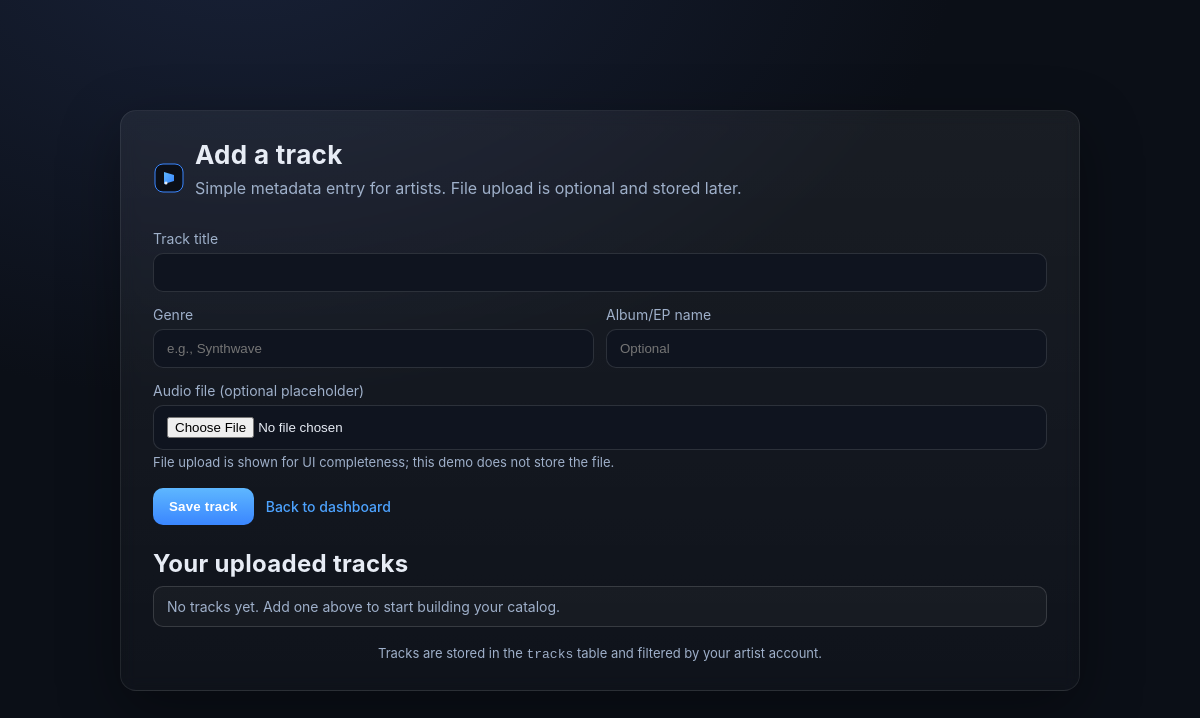
Page /add_track.php (signed in) on the earlier database version.
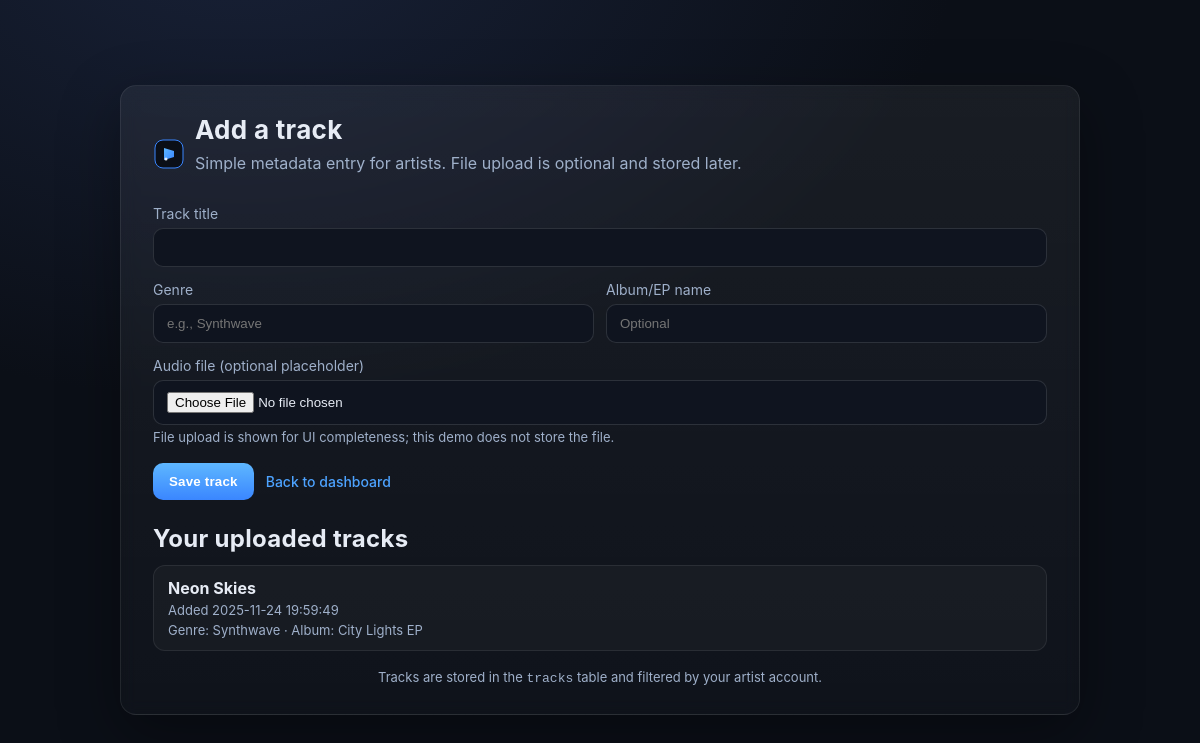
Same page on the later database version.
### tables this page shows
CREATE TABLE `tracks` (
  `track_id`    INT UNSIGNED NOT NULL AUTO_INCREMENT,
  `user_id`     INT UNSIGNED NOT NULL,
  `title`       VARCHAR(150) NOT NULL,
  `genre`       VARCHAR(80)  DEFAULT NULL,
  `album_name`  VARCHAR(150) DEFAULT NULL,
  `created_at`  DATETIME NOT NULL DEFAULT CURRENT_TIMESTAMP,
  PRIMARY KEY (`track_id`),
  CONSTRAINT `fk_tracks_user` FOREIGN KEY (`user_id`)
    REFERENCES `users`(`user_id`) ON DELETE CASCADE
);

### common.php (called while the page is built, shortened)
<?php
function h($v) {
    return htmlspecialchars($v ?? '', ENT_QUOTES, 'UTF-8');
}
?>

### add_track.php (the view, shortened to what this page needs)
<?php
require __DIR__ . '/common.php';
require __DIR__ . '/db.php';
$title = '';
$genre = '';
$album_name = '';
$listStmt = $pdo->prepare('SELECT title, genre, album_name, created_at FROM tracks WHERE user_id = ? ORDER BY created_at DESC');
$listStmt->execute([$_SESSION['user_id']]);
$tracks = $listStmt->fetchAll();
?>
<!doctype html>
<html lang="en">
<head>
  <link rel="stylesheet" href="style.css">
</head>
<body>
  <div class="container">
    <main class="card" role="main">
      <div class="header-row">
        <img src="images/logo.svg" alt="RiffStream logo" class="logo">
        <div>
          <h1>Add a track</h1>
          <p>Simple metadata entry for artists. File upload is optional and stored later.</p>
        </div>
      </div>
      <form method="post" action="add_track.php" enctype="multipart/form-data" novalidate>
        <div class="form-row">
          <label for="title">Track title</label>
          <input class="input" type="text" id="title" name="title" value="<?php echo h($title); ?>" required maxlength="150">
        </div>
        <div class="grid-2">
          <div class="form-row">
            <label for="genre">Genre</label>
            <input class="input" type="text" id="genre" name="genre" value="<?php echo h($genre); ?>" maxlength="80" placeholder="e.g., Synthwave">
          </div>
          <div class="form-row">
            <label for="album_name">Album/EP name</label>
            <input class="input" type="text" id="album_name" name="album_name" value="<?php echo h($album_name); ?>" maxlength="150" placeholder="Optional">
          </div>
        </div>
        <div class="form-row">
          <label for="audio_file">Audio file (optional placeholder)</label>
          <input class="input" type="file" id="audio_file" name="audio_file" accept="audio/*">
          <div class="meta">File upload is shown for UI completeness; this demo does not store the file.</div>
        </div>
        <div class="actions">
          <button type="submit">Save track</button>
          <a class="link" href="dashboard.php">Back to dashboard</a>
        </div>
      </form>
      <h2 style="margin-top:24px;">Your uploaded tracks</h2>
      <?php if (empty($tracks)): ?>
        <div class="note">No tracks yet. Add one above to start building your catalog.</div>
      <?php else: ?>
        <ul class="stacked-list">
          <?php foreach ($tracks as $t): ?>
            <li>
              <div class="item-top">
                <div>
                  <strong><?php echo h($t['title']); ?></strong>
                  <div class="meta">Added <?php echo h($t['created_at']); ?></div>
                  <div class="meta">
                    <?php
                      $bits = [];
                      if ($t['genre'])      { $bits[] = 'Genre: ' . h($t['genre']); }
                      if ($t['album_name']) { $bits[] = 'Album: ' . h($t['album_name']); }
                      echo $bits ? implode(' · ', $bits) : '—';
                    ?>
                  </div>
                </div>
              </div>
            </li>
          <?php endforeach; ?>
        </ul>
      <?php endif; ?>
      <div class="footer">Tracks are stored in the <code>tracks</code> table and filtered by your artist account.</div>
    </main>
  </div>
</body>
</html>

### style.css (style rules this page uses)
:root { --bg: #0b0f17; --card: #141a26; --text: #e7ecf5; --muted: #9fb0ca; --accent: #4da3ff; --danger: #ff5d6c; --success: #62d48f; --focus: #89b8ff; --input: #0f141f; }
* { box-sizing: border-box; }
html, body { margin: 0; padding: 0; font-family: -apple-system, system-ui, sans-serif; background: radial-gradient(1200px 800px at 20% -10%, #182137 0%, #0b0f17 60%); color: var(--text); min-height: 100vh; }
.container { display: grid; place-items: center; min-height: 100vh; padding: 24px; }
.card { width: 100%; max-width: 960px; background: linear-gradient(180deg, rgba(255,255,255,0.06), rgba(255,255,255,0.02)); border: 1px solid rgba(255,255,255,0.08); border-radius: 16px; padding: 28px 32px; box-shadow: 0 20px 60px rgba(0,0,0,0.35); backdrop-filter: blur(8px); }
.header-row { display: flex; align-items: center; gap: 10px; margin-bottom: 12px; }
.logo { width: 32px; height: 32px; }
h1, h2 { margin: 0 0 8px 0; letter-spacing: 0.3px; }
h1 { font-size: 26px; }
p { color: var(--muted); margin: 0 0 20px 0; }
.form-row { margin-bottom: 14px; }
label { display: block; font-size: 14px; margin-bottom: 6px; color: var(--muted); }
.input, select { width: 100%; padding: 11px 13px; border: 1px solid rgba(255,255,255,0.12); background: var(--input); color: var(--text); border-radius: 10px; outline: none; transition: border 120ms ease, box-shadow 120ms ease; }
.actions { display: flex; flex-wrap: wrap; align-items: center; gap: 12px; margin-top: 18px; }
button, .btn { cursor: pointer; border: none; border-radius: 10px; padding: 11px 16px; background: linear-gradient(180deg, #5eb7ff, #3a86ff); color: white; font-weight: 600; letter-spacing: 0.2px; transition: transform 120ms ease, box-shadow 120ms ease, opacity 120ms ease; text-decoration: none; display: inline-flex; align-items: center; justify-content: center; }
.link { color: var(--accent); text-decoration: none; font-weight: 500; font-size: 14px; }
.footer { margin-top: 18px; font-size: 13px; color: var(--muted); text-align: center; }
.grid-2 { display: grid; grid-template-columns: 1fr 1fr; gap: 12px; }
.stacked-list { list-style: none; padding: 0; margin: 12px 0 0; display: grid; gap: 10px; }
.stacked-list li { border: 1px solid rgba(255,255,255,0.08); border-radius: 12px; padding: 12px 14px; background: rgba(255,255,255,0.03); }
.item-top { display: flex; align-items: center; justify-content: space-between; gap: 12px; }
.meta { color: var(--muted); font-size: 13px; margin-top: 4px; }
.error, .success, .note { border-radius: 10px; padding: 11px 13px; margin: 0 0 14px 0; border: 1px solid rgba(255,255,255,0.14); background: rgba(255,255,255,0.03); font-size: 14px; }
.note { color: var(--muted); }

Differences in the rows shown:
added tracks: title "Neon Skies", created_at "2025-11-24 19:59:49", bits "Genre: Synthwave · Album: City Lights EP"
Other differences:
text no longer shown: "No tracks yet. Add one above to start building your catalog."
